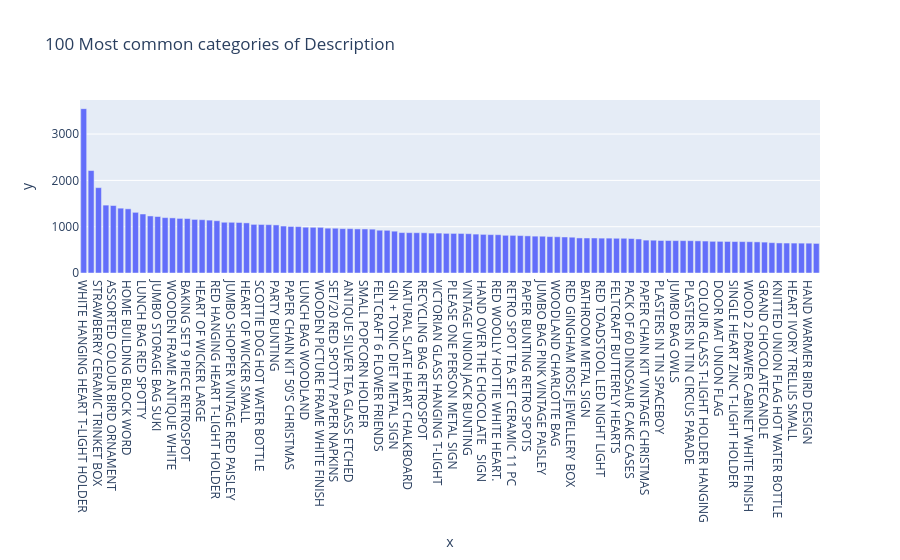

Notebook cell for this chart:
### Markdown cell above
Análisis de la segunda serie...

> **StockCode :** En esta variable categórica observamos que existen `4632` productos únicos, siendo la ID `85123A` la del producto que más fue transaccionado u operado de alguna forma al estar presente en `3516` facturas. De forma análoga a lo analizado antes, `no existen valores faltantes` por lo que todos los productos (sus IDs) están bien asignados a un registro y el gran número de productos se entiende igualmente pues múltiples clientes pueden comprar los mismos tipos de productos y en cantidades arbitrarias.

### Code cell
# 3.
profile_serie(df_retail["Description"])

### Figure 1 — Plotly figure (JSON) as saved in the notebook; plotly's stock layout.template omitted (floating-point values rounded to 4 significant figures)
{"data": [{"hovertemplate": "x=%{x}<br>y=%{y}<extra></extra>", "legendgroup": "", "marker": {"color": "#636efa", "pattern": {"shape": ""}}, "name": "", "orientation": "v", "showlegend": false, "textposition": "auto", "type": "bar", "x": ["WHITE HANGING HEART T-LIGHT HOLDER", "REGENCY CAKESTAND 3 TIER", "STRAWBERRY CERAMIC TRINKET BOX", "PACK OF 72 RETRO SPOT CAKE CASES", "ASSORTED COLOUR BIRD ORNAMENT", "60 TEATIME FAIRY CAKE CASES", "HOME BUILDING BLOCK WORD", "JUMBO BAG RED RETROSPOT", "LUNCH BAG RED SPOTTY", "REX CASH+CARRY JUMBO SHOPPER", "JUMBO STORAGE BAG SUKI", "PACK OF 60 PINK PAISLEY CAKE CASES", "WOODEN FRAME ANTIQUE WHITE ", "LUNCH BAG  BLACK SKULL.", "BAKING SET 9 PIECE RETROSPOT ", "LUNCH BAG SUKI  DESIGN ", "HEART OF WICKER LARGE", "LOVE BUILDING BLOCK WORD", "RED HANGING HEART T-LIGHT HOLDER", "SWEETHEART CERAMIC TRINKET BOX", "JUMBO SHOPPER VINTAGE RED PAISLEY", "JUMBO BAG STRAWBERRY", "HEART OF WICKER SMALL", "HOT WATER BOTTLE TEA AND SYMPATHY", "SCOTTIE DOG HOT WATER BOTTLE", "VINTAGE SNAP CARDS", "PARTY BUNTING", "LUNCH BAG SPACEBOY DESIGN ", "PAPER CHAIN KIT 50'S CHRISTMAS ", "JUMBO  BAG BAROQUE BLACK WHITE", "LUNCH BAG WOODLAND", "LUNCH BAG CARS BLUE", "WOODEN PICTURE FRAME WHITE FINISH", "HANGING HEART ZINC T-LIGHT HOLDER", "SET/20 RED SPOTTY PAPER NAPKINS ", "CHOCOLATE HOT WATER BOTTLE", "ANTIQUE SILVER TEA GLASS ETCHED", "SET/5 RED SPOTTY LID GLASS BOWLS", "SMALL POPCORN HOLDER", "ZINC METAL HEART DECORATION", "FELTCRAFT 6 FLOWER FRIENDS", "72 SWEETHEART FAIRY CAKE CASES", "GIN + TONIC DIET METAL SIGN", "PACK OF 72 SKULL CAKE CASES", "NATURAL SLATE HEART CHALKBOARD ", "6 RIBBONS RUSTIC CHARM", "RECYCLING BAG RETROSPOT ", "POSTAGE", "VICTORIAN GLASS HANGING T-LIGHT", "LUNCH BAG PINK RETROSPOT", "PLEASE ONE PERSON METAL SIGN", "Manual", "VINTAGE UNION JACK BUNTING", "PINK CREAM FELT CRAFT TRINKET BOX ", "HAND OVER THE CHOCOLATE   SIGN ", "JUMBO BAG PINK WITH WHITE SPOTS", "RED WOOLLY HOTTIE WHITE HEART.", "CREAM HEART CARD HOLDER", "RETRO SPOT TEA SET CERAMIC 11 PC ", "RED SPOTTY CHARLOTTE BAG", "PAPER BUNTING RETRO SPOTS", "PACK OF 6 BIRDY GIFT TAGS", "JUMBO BAG PINK VINTAGE PAISLEY", "JUMBO BAG SCANDINAVIAN PAISLEY", "WOODLAND CHARLOTTE BAG", "VINTAGE HEADS AND TAILS CARD GAME ", "RED GINGHAM ROSE JEWELLERY BOX", "WOOD S/3 CABINET ANT WHITE FINISH", "BATHROOM METAL SIGN", "RED RETROSPOT CAKE STAND", "RED TOADSTOOL LED NIGHT LIGHT", "COOK WITH WINE METAL SIGN ", "FELTCRAFT BUTTERFLY HEARTS", "HANGING HEART JAR T-LIGHT HOLDER", "PACK OF 60 DINOSAUR CAKE CASES", "DOTCOM POSTAGE", "PAPER CHAIN KIT VINTAGE CHRISTMAS", "ROUND SNACK BOXES SET OF4 WOODLAND ", "PLASTERS IN TIN SPACEBOY", "STRAWBERRY CHARLOTTE BAG", "JUMBO BAG OWLS", "HAND WARMER OWL DESIGN", "PLASTERS IN TIN CIRCUS PARADE ", "NO SINGING METAL SIGN", "COLOUR GLASS T-LIGHT HOLDER HANGING", "PACK 20 ENGLISH ROSE PAPER NAPKINS", "DOOR MAT UNION FLAG", "PINK BLUE FELT CRAFT TRINKET BOX", "SINGLE HEART ZINC T-LIGHT HOLDER", "LADIES & GENTLEMEN METAL SIGN", "WOOD 2 DRAWER CABINET WHITE FINISH", "HAND WARMER SCOTTY DOG DESIGN", "GRAND CHOCOLATECANDLE", "JUMBO STORAGE BAG SKULLS", "KNITTED UNION FLAG HOT WATER BOTTLE", "EDWARDIAN PARASOL NATURAL", "HEART IVORY TRELLIS SMALL", "LOVEBIRD HANGING DECORATION WHITE ", "HAND WARMER BIRD DESIGN", "FAWN BLUE HOT WATER BOTTLE"], "xaxis": "x", "y": [3549, 2212, 1843, 1466, 1457, 1400, 1386, 1310, 1274, 1232, 1220, 1196, 1190, 1179, 1176, 1157, 1151, 1142, 1129, 1096, 1095, 1091, 1082, 1050, 1048, 1044, 1038, 1014, 1005, 1002, 989, 987, 986, 968, 967, 958, 958, 952, 951, 947, 924, 922, 903, 873, 871, 870, 869, 862, 862, 856, 855, 854, 849, 840, 834, 829, 827, 814, 813, 808, 802, 796, 794, 786, 783, 778, 773, 757, 756, 756, 753, 753, 750, 750, 745, 735, 710, 708, 702, 701, 699, 699, 698, 694, 690, 684, 683, 681, 679, 678, 676, 672, 667, 655, 649, 647, 646, 645, 644, 639], "yaxis": "y"}], "layout": {"barmode": "relative", "legend": {"tracegroupgap": 0}, "title": {"text": "100 Most common categories of Description"}, "xaxis": {"anchor": "y", "domain": [0, 1], "title": {"text": "x"}}, "yaxis": {"anchor": "x", "domain": [0, 1], "title": {"text": "y"}}}}
